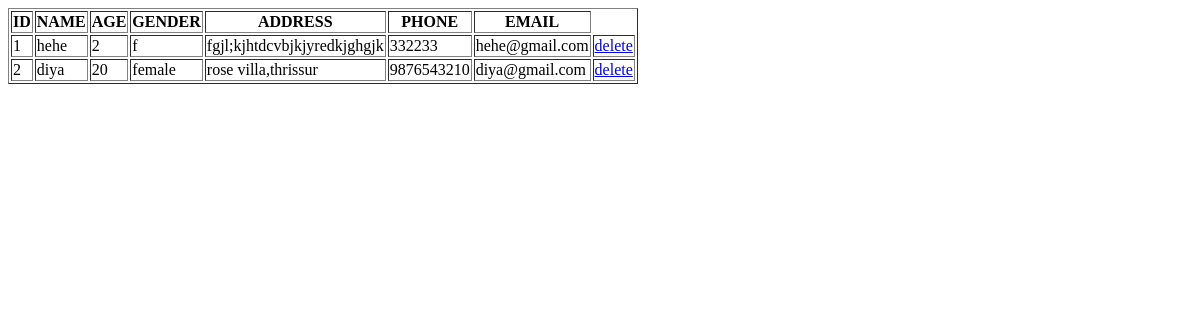
The page /manageuser on the database as committed earlier.
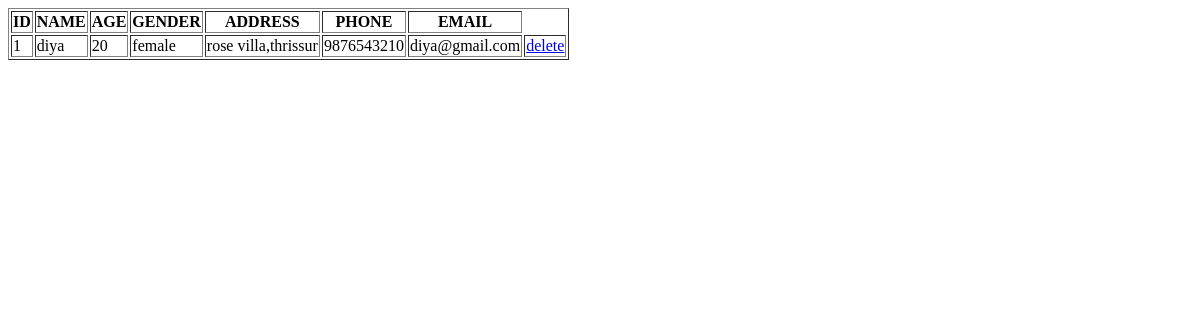
The same page on the database as committed later.
### roadapp/models.py (models this page shows)
class UserTable(models.Model):
    LOGIN=models.ForeignKey(LoginTable,on_delete=models.CASCADE,null=True,blank=True)
    Name=models.CharField(max_length=20,null=True,blank=True)
    Age=models.IntegerField(null=True,blank=True)
    Gender=models.CharField(max_length=20,null=True,blank=True)
    Address=models.CharField(max_length=50,null=True,blank=True)
    Phone=models.BigIntegerField(null=True,blank=True)
    Email=models.CharField(max_length=50,null=True,blank=True)

### roadapp/views.py (the view)
# urls.py: path('manageuser', manageuser.as_view(), name='manageuser'),
class manageuser(View):
    def get(self, request):
        obj = UserTable.objects.all()
        return render(request, "Administration/manageuser.html", {'val': obj})

### templates/Administration/manageuser.html (shortened to what this page needs)
<!DOCTYPE html>
<html lang="en">
<head>
</head>
<body>
     <table border="1">
        <tr>
            <th>ID</th>
            <th>NAME</th>
            <th>AGE</th>
            <th>GENDER</th>
            <th> ADDRESS</th>
            <th>  PHONE  </th>
            <th>EMAIL</th>
        </tr>
        {% for i in val %}
        <tr>
            <td>{{ forloop.counter }}</td>
            <td>{{i.Name}}</td>
            <td>{{i.Age}}</td>
            <td>{{i.Gender}}</td>
            <td>{{i.Address}}</td>
            <td>{{i.Phone}}</td>
            <td>{{i.Email}}</td>
            <td>
            <a href="/deleteuser/{{i.LOGIN.id}}">delete</a>
            </td>
        </tr>
        {% endfor %}
    </table>
</body>
</html>

Rows that differ between the two databases and show on the page:
removed UserTable: Name "hehe", Age "2", Gender "f", Address "fgjl;kjhtdcvbjkjyredkjghgjk", Phone "332233", Email "hehe@gmail.com"
